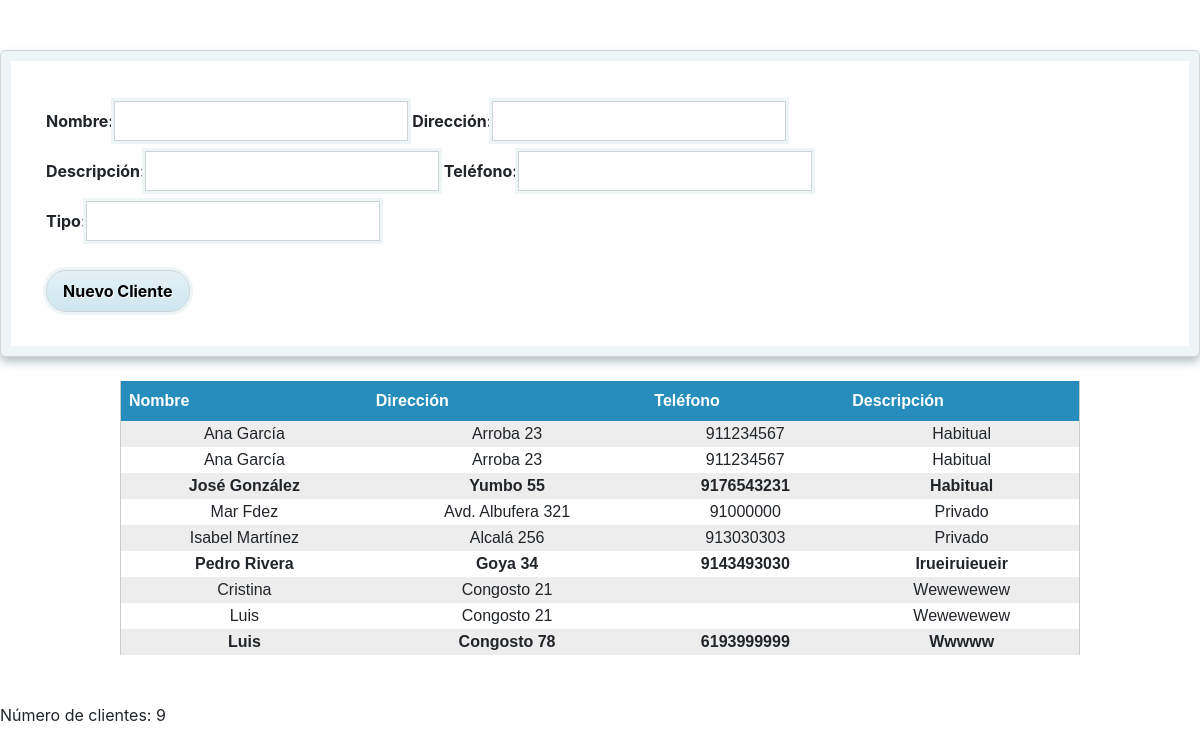
Page /Ejer4.php on the earlier database version.
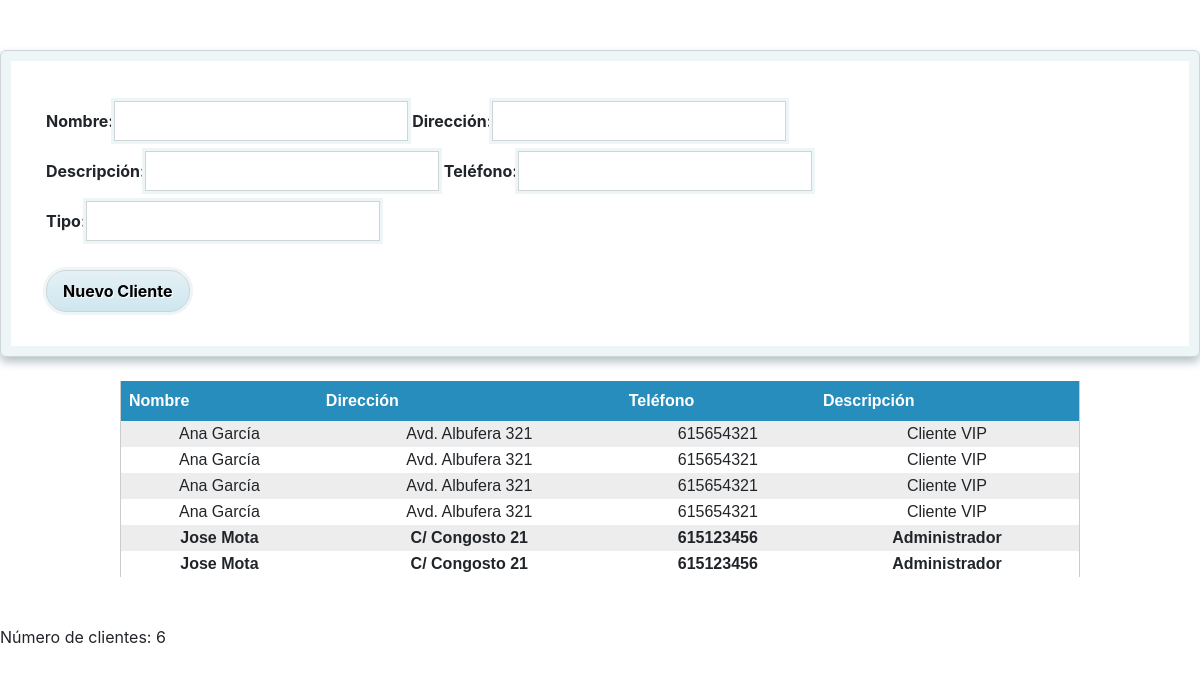
Same page on the later database version.
### tables this page shows
CREATE TABLE `test_clients` (
  `id` int(3) NOT NULL,
  `name` varchar(255) NOT NULL,
  `address` varchar(255) NOT NULL,
  `description` text NOT NULL,
  `tlf` varchar(255) NOT NULL,
  `type` char(1) NOT NULL,
  `imagen` varchar(100) NOT NULL,
  `imagen2` blob NOT NULL
);

### Ejer4.php (the view, shortened to what this page needs)
<!DOCTYPE html>
<html>
    <head>
        <link rel="stylesheet" href="https://maxcdn.bootstrapcdn.com/bootstrap/4.1.3/css/bootstrap.min.css">
        <link rel='stylesheet' type='text/css' href='css/estilos_2.css' />
    </head>
    <body>
       <div class="contacto">
            <form action="" method="post" onsubmit="return validarForm();">
                <label>Nombre: </label><input type="text" name="nombre" id="nombre"/>
                <label>Dirección: </label><input type="text" name="direccion" id="direccion"/><br/>
                <label>Descripción: </label><input type="text" name="descripcion" id="descripcion"/>
                <label>Teléfono: </label><input type="text" name="telf" id="telf"/><br/>
                <label>Tipo: </label><input type="text" name="tipo" id="tipo"/><br/><br/>
                <input type="submit" name="enviar" value="Nuevo Cliente" /><br/><br/>
            </form>
        </div>
        </body>
        <?php
            $clientes = obtener_datos();
            if ( count($clientes) > 0 ) {
            ?>
                <table>
                    <tr><th>Nombre</th><th>Dirección</th><th>Teléfono</th><th>Descripción</th></tr>
                <?php
                    foreach ( $clientes as $cliente ) {
                        if ( $cliente['type'] == 'P' )
                            echo '<tr style="font-weight: bold">';
                        else
                            echo '<tr>';
                        echo "<td>".$cliente['name']."</td><td>".$cliente['address'].
                                    "</td><td>".$cliente['tlf']."</td><td>".$cliente['description']."</td>";
                        echo "</tr>";
                    }
                ?>
                </table>
                <br/>
                <?php
                    echo 'Número de clientes: ' . count($clientes);
            }
            else {
                echo "No hay datos";
            }
        ?>
    </body>
</html>
<?php
function obtener_datos() {
    $BD = new ConectarBD();
    $conn = $BD->getConexion();
    $stmt = $conn->prepare('SELECT * FROM test_clients');
    $stmt->setFetchMode(PDO::FETCH_ASSOC);
    $stmt->execute();
    $datos = $stmt->fetchAll();
    return $datos;
}
?>

Differences in the rows shown:
removed test_clients: name "Ana García", address "Arroba 23", tlf "911234567", description "Habitual"
removed test_clients: name "Ana García", address "Arroba 23", tlf "911234567", description "Habitual"
removed test_clients: name "José González", address "Yumbo 55", tlf "9176543231", description "Habitual"
removed test_clients: name "Mar Fdez", address "Avd. Albufera 321", tlf "91000000", description "Privado"
removed test_clients: name "Isabel Martínez", address "Alcalá 256", tlf "913030303", description "Privado"
removed test_clients: name "Pedro Rivera", address "Goya 34", tlf "9143493030", description "Irueiruieueir"
removed test_clients: name "Cristina", address "Congosto 21", description "Wewewewew"
removed test_clients: name "Luis", address "Congosto 21", description "Wewewewew"
removed test_clients: name "Luis", address "Congosto 78", tlf "6193999999", description "Wwwww"
added test_clients: name "Ana García", address "Avd. Albufera 321", tlf "615654321", description "Cliente VIP"
added test_clients: name "Ana García", address "Avd. Albufera 321", tlf "615654321", description "Cliente VIP"
added test_clients: name "Ana García", address "Avd. Albufera 321", tlf "615654321", description "Cliente VIP"
added test_clients: name "Ana García", address "Avd. Albufera 321", tlf "615654321", description "Cliente VIP"
added test_clients: name "Jose Mota", address "C/ Congosto 21", tlf "615123456", description "Administrador"
added test_clients: name "Jose Mota", address "C/ Congosto 21", tlf "615123456", description "Administrador"
Other differences:
count($clientes): "9" → "6"
